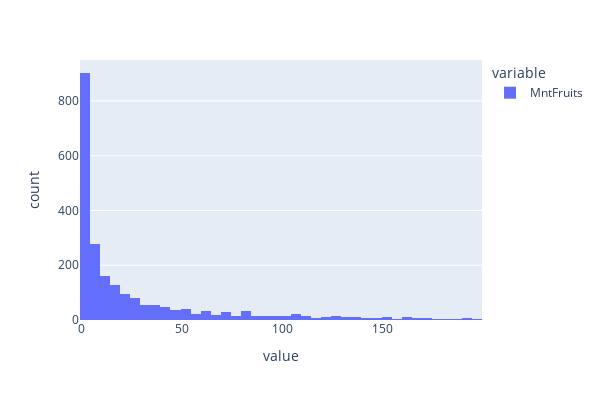
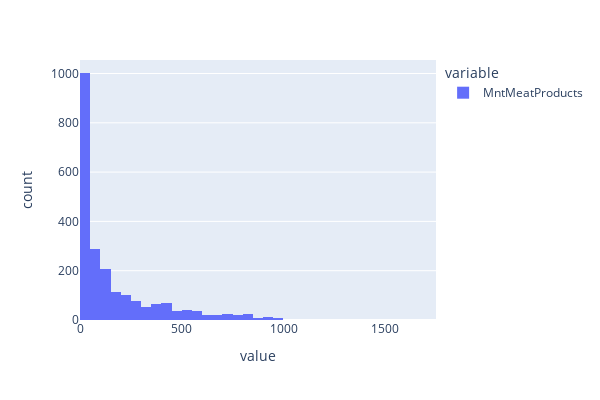
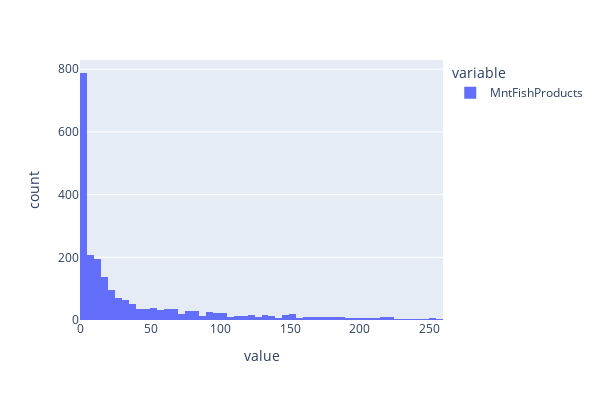
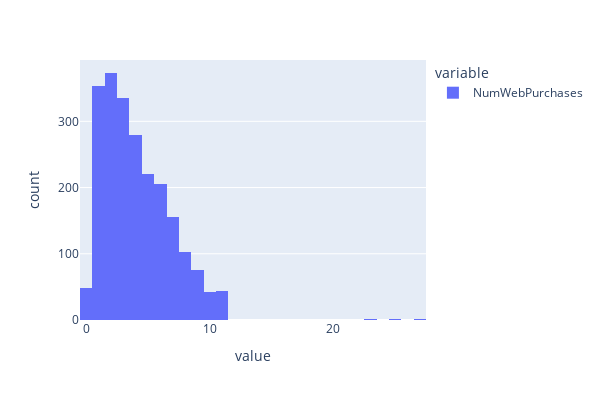

Notebook cell for these charts, in order:
### Code cell
for feature in num_features:
    fig = px.histogram(df[feature],
    width=600, height=400
    )
    fig.show()

### Figure 1 — Plotly figure (JSON) as saved in the notebook; plotly's stock layout.template omitted (floating-point values rounded to 4 significant figures; data arrays with more than 128 entries replaced by an {"elided": "..."} marker saying what was removed)
{"data": [{"alignmentgroup": "True", "bingroup": "x", "hovertemplate": "variable=MntFruits<br>value=%{x}<br>count=%{y}<extra></extra>", "legendgroup": "MntFruits", "marker": {"color": "#636efa", "pattern": {"shape": ""}}, "name": "MntFruits", "offsetgroup": "MntFruits", "orientation": "v", "showlegend": true, "type": "histogram", "x": {"elided": "2240 int values"}, "xaxis": "x", "yaxis": "y"}], "layout": {"barmode": "relative", "height": 400, "legend": {"title": {"text": "variable"}, "tracegroupgap": 0}, "margin": {"t": 60}, "width": 600, "xaxis": {"anchor": "y", "domain": [0, 1], "title": {"text": "value"}}, "yaxis": {"anchor": "x", "domain": [0, 1], "title": {"text": "count"}}}}

### Figure 2 — Plotly figure (JSON) as saved in the notebook; plotly's stock layout.template omitted (floating-point values rounded to 4 significant figures; data arrays with more than 128 entries replaced by an {"elided": "..."} marker saying what was removed)
{"data": [{"alignmentgroup": "True", "bingroup": "x", "hovertemplate": "variable=MntMeatProducts<br>value=%{x}<br>count=%{y}<extra></extra>", "legendgroup": "MntMeatProducts", "marker": {"color": "#636efa", "pattern": {"shape": ""}}, "name": "MntMeatProducts", "offsetgroup": "MntMeatProducts", "orientation": "v", "showlegend": true, "type": "histogram", "x": {"elided": "2240 int values"}, "xaxis": "x", "yaxis": "y"}], "layout": {"barmode": "relative", "height": 400, "legend": {"title": {"text": "variable"}, "tracegroupgap": 0}, "margin": {"t": 60}, "width": 600, "xaxis": {"anchor": "y", "domain": [0, 1], "title": {"text": "value"}}, "yaxis": {"anchor": "x", "domain": [0, 1], "title": {"text": "count"}}}}

### Figure 3 — Plotly figure (JSON) as saved in the notebook; plotly's stock layout.template omitted (floating-point values rounded to 4 significant figures; data arrays with more than 128 entries replaced by an {"elided": "..."} marker saying what was removed)
{"data": [{"alignmentgroup": "True", "bingroup": "x", "hovertemplate": "variable=MntFishProducts<br>value=%{x}<br>count=%{y}<extra></extra>", "legendgroup": "MntFishProducts", "marker": {"color": "#636efa", "pattern": {"shape": ""}}, "name": "MntFishProducts", "offsetgroup": "MntFishProducts", "orientation": "v", "showlegend": true, "type": "histogram", "x": {"elided": "2240 int values"}, "xaxis": "x", "yaxis": "y"}], "layout": {"barmode": "relative", "height": 400, "legend": {"title": {"text": "variable"}, "tracegroupgap": 0}, "margin": {"t": 60}, "width": 600, "xaxis": {"anchor": "y", "domain": [0, 1], "title": {"text": "value"}}, "yaxis": {"anchor": "x", "domain": [0, 1], "title": {"text": "count"}}}}

### Figure 4 — Plotly figure (JSON) as saved in the notebook; plotly's stock layout.template omitted (floating-point values rounded to 4 significant figures; data arrays with more than 128 entries replaced by an {"elided": "..."} marker saying what was removed)
{"data": [{"alignmentgroup": "True", "bingroup": "x", "hovertemplate": "variable=NumWebPurchases<br>value=%{x}<br>count=%{y}<extra></extra>", "legendgroup": "NumWebPurchases", "marker": {"color": "#636efa", "pattern": {"shape": ""}}, "name": "NumWebPurchases", "offsetgroup": "NumWebPurchases", "orientation": "v", "showlegend": true, "type": "histogram", "x": {"elided": "2240 int values"}, "xaxis": "x", "yaxis": "y"}], "layout": {"barmode": "relative", "height": 400, "legend": {"title": {"text": "variable"}, "tracegroupgap": 0}, "margin": {"t": 60}, "width": 600, "xaxis": {"anchor": "y", "domain": [0, 1], "title": {"text": "value"}}, "yaxis": {"anchor": "x", "domain": [0, 1], "title": {"text": "count"}}}}
